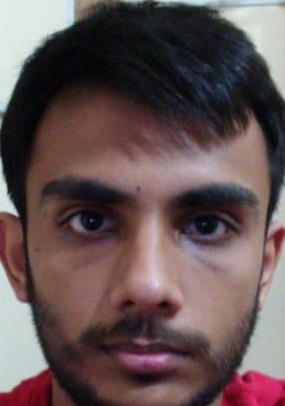
#> input picture nabeel.jpg, 285 x 406 px, found by its file name
$ python faceid_nabeel.py
#> lines starting #> are read from the running program, lines starting #| are printed output that depends on the picture
### OLD THINGS/FaceID.py
# -*- coding: utf-8 -*-
"""
@author: Admin
"""

import tensorflow as tf
import numpy as np
import cv2
from tensorflow.python.platform import gfile
import detect_face
import pickle, os


EMB_FILE = './evaluation.pkl'
thresh = 0.97

class faceID:

    def __init__(self):

        print("\nFaceID Constructor Called" );
        if os.path.exists(EMB_FILE):
            with open(EMB_FILE, 'rb') as f:
                self.db = pickle.load(f,allow_pickle=True)
        else:
            self.db = {}

        self.minsize = 20
        self.factor = 0.709
        self.threshold = [0.6, 0.7, 0.7]
        self.embed = None
        gpu_memory_fraction=1.0
        self.sess = None
        with tf.Graph().as_default():
            gpu_options = tf.GPUOptions(per_process_gpu_memory_fraction=gpu_memory_fraction, allow_growth=True)
            sess = tf.Session(config=tf.ConfigProto(gpu_options=gpu_options, log_device_placement=False))
            with sess.as_default():
                self.pnet, self.rnet, self.onet = detect_face.create_mtcnn(sess, 'models/')

        self.sess = tf.Session()
        print("Loading ....")
        with gfile.FastGFile('models/20180408-102900.pb','rb') as f:
            graph = tf.GraphDef()
            graph.ParseFromString(f.read())
            tf.import_graph_def(graph, name='')

        self.my_graph = tf.get_default_graph()
        self.image_placeholder = tf.get_default_graph().get_tensor_by_name("input:0")
        self.embeddings = tf.get_default_graph().get_tensor_by_name("embeddings:0")
        self.phase_train_placeholder = tf.get_default_graph().get_tensor_by_name("phase_train:0")
        print(self.embeddings.get_shape())

    # [261 lines left out: functions get_face, add_image, load_dataset, search_img, search_img_fast, search_img_thorough and 9 more, not called in this run]

### OLD THINGS/detect_face.py
""" Tensorflow implementation of the face detection / alignment algorithm found at
https://github.com/kpzhang93/MTCNN_face_detection_alignment
"""
# MIT License
#
# Copyright (c) 2016 David Sandberg
#
# Permission is hereby granted, free of charge, to any person obtaining a copy
# of this software and associated documentation files (the "Software"), to deal
# in the Software without restriction, including without limitation the rights
# to use, copy, modify, merge, publish, distribute, sublicense, and/or sell
# copies of the Software, and to permit persons to whom the Software is
# furnished to do so, subject to the following conditions:
#
# The above copyright notice and this permission notice shall be included in all
# copies or substantial portions of the Software.
#
# THE SOFTWARE IS PROVIDED "AS IS", WITHOUT WARRANTY OF ANY KIND, EXPRESS OR
# IMPLIED, INCLUDING BUT NOT LIMITED TO THE WARRANTIES OF MERCHANTABILITY,
# FITNESS FOR A PARTICULAR PURPOSE AND NONINFRINGEMENT. IN NO EVENT SHALL THE
# AUTHORS OR COPYRIGHT HOLDERS BE LIABLE FOR ANY CLAIM, DAMAGES OR OTHER
# LIABILITY, WHETHER IN AN ACTION OF CONTRACT, TORT OR OTHERWISE, ARISING FROM,
# OUT OF OR IN CONNECTION WITH THE SOFTWARE OR THE USE OR OTHER DEALINGS IN THE
# SOFTWARE.

from __future__ import absolute_import
from __future__ import division
from __future__ import print_function
from six import string_types, iteritems

import numpy as np
import tensorflow as tf
#from math import floor
import cv2
import os

def layer(op):
    '''Decorator for composable network layers.'''

    # [18 lines left out: function layer_decorated, not called in this run]

    return layer_decorated

class Network(object):

    # [11 lines left out: function __init__, not called in this run]

    def setup(self):
        '''Construct the network. '''
        raise NotImplementedError('Must be implemented by the subclass.')

    # [32 lines left out: functions load, feed, not called in this run]

    def get_output(self):
        '''Returns the current network output.'''
        return self.terminals[-1]

    # [6 lines left out: function get_unique_name, not called in this run]

    def make_var(self, name, shape):
        '''Creates a new TensorFlow variable.'''
        return tf.get_variable(name, shape, trainable=self.trainable)

    def validate_padding(self, padding):
        '''Verifies that the padding is one of the supported ones.'''
        assert padding in ('SAME', 'VALID')

    # [69 lines left out: functions conv, prelu, max_pool, fc, not called in this run]


    """
    Multi dimensional softmax,
    refer to https://github.com/tensorflow/tensorflow/issues/210
    compute softmax along the dimension of target
    the native softmax only supports batch_size x dimension
    """
    # [7 lines left out: function softmax, not called in this run]

class PNet(Network):
    # [14 lines left out: function setup, not called in this run]

class RNet(Network):
    # [17 lines left out: function setup, not called in this run]

class ONet(Network):
    # [509 lines left out: functions setup, create_mtcnn, detect_face, bulk_detect_face, bbreg, generateBoundingBox and 3 more, not called in this run]

def imresample(img, sz):
    im_data = cv2.resize(img, (sz[1], sz[0]), interpolation=cv2.INTER_AREA) #@UndefinedVariable
    return im_data

    # [12 lines of commented-out code are left out]

### OLD THINGS/faceid_nabeel.py
from FaceID import faceID
import numpy as np
import cv2 as cv
from matplotlib import pyplot as plt


img1 = cv.imread('nabeel.jpg',0)          # queryImage
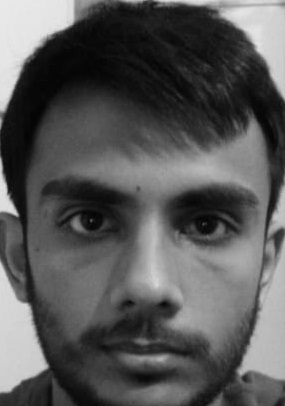
#> img1: shape (406, 285); min 3, max 233, mean 87.8
img2 = cv.imread('nabeel_train.jpg',0) # trainImage
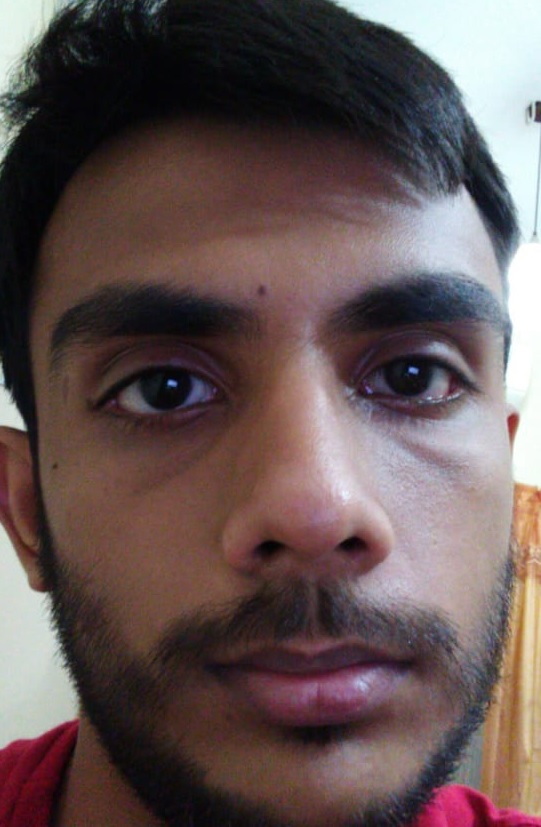
#> input picture nabeel_train.jpg, 541 x 827 px, found by its file name
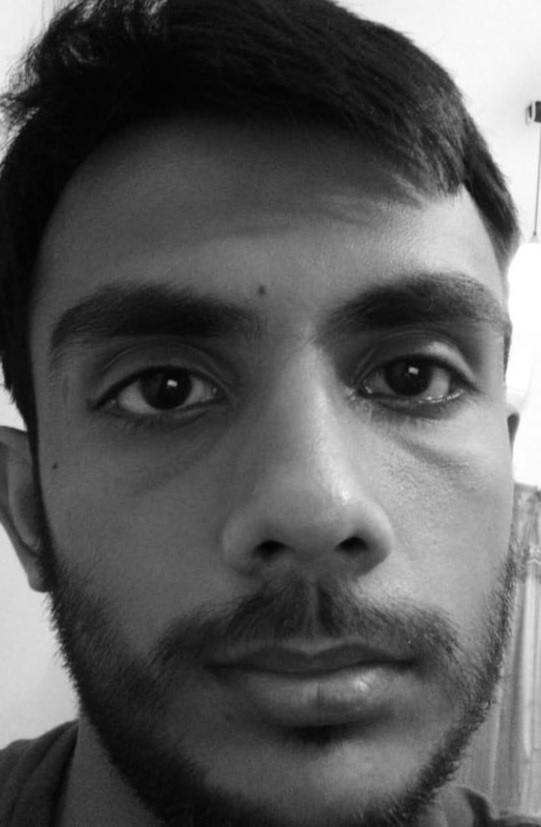
#> img2: shape (827, 541); min 2, max 255, mean 89.6

print(img1.shape)
#| (406, 285)
#> (the run stopped early here; a loop or call above may not have finished)
